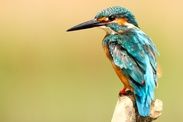
#> input picture 00_data/01_demo/boris-smokrovic-DPXytK8Z59Y-unsplash.jpg, 183 x 122 px, shrunk from 4005 x 2670 before the run
$ jupyter execute dominant_color_only.ipynb   (text cells are left out)
#> lines starting #> are read from the running program, lines starting #| are printed output that depends on the picture; pictures that were not available may be replaced by others from this repository, and a replacement may not be noted
### 01. image cluster/img_preprocess.py

from os.path import isfile, join
from os import listdir
import cv2


def get_file_path(path_to_library):

    '''
    Given the path to a library, the function reads all files within the directory
    and return a list containing all file pathes.
    '''

    file_list = [path_to_library + "/" + f for f in listdir(path_to_library) if isfile(join(path_to_library, f))]

    return file_list #simple list with file pathes of all files in the directory ["path1", "path2"...]

def img_read(file_list):

    '''
    Read all images on the file_list and store the image array into the img_list.
    If single filepath cannot be read, an error message will be raised. However, the function continues.
    Valid_path is a list containing all valid pathes. (file_list = valid_path + unreadable files.)

    '''

    img_list = []
    valid_path = []

    for file_path in file_list:

    # read all images and put the image-array into the img_list

        img = cv2.imread(file_path) # CV2 reads in BGR!

        if img is None:
            print(f"File {file_path} is not readable.")

        else:
            img_list.append(img)
            valid_path.append([file_path])

    return img_list, valid_path
    # img_list is a list of images. Each image is a 3d np. array
    # valid_path is a list of list of valid image pathes. [["path_1"], ["path_2"], ["path_3"]...]


def img_resize(img_list, height = 220, width = 220):

    '''
    Resize image for easiert process. Height and width can be set individually.
    '''

    dim = (width, height)
    list_resize = []

    for i in range(len(img_list)):
        res = cv2.resize(img_list[i], dim, interpolation = cv2.INTER_LINEAR)
        list_resize.append(res)

    return list_resize #list of images. Each image is a 3d np.array


def img_denoise(list_resize):

    '''
    Apply Gaussian Blur to images to reduce noises.
    '''

    list_denoise = []
    for i in range(len(list_resize)):
        blur = cv2.GaussianBlur(list_resize[i], (5,5), 0)
        list_denoise.append(blur)

    return list_denoise #list of images. Each image is a 3d np.array


def img_ready(path_to_library, height = 220, width = 220):

    '''
    Img_ready combines all functions described a above.
    Input: path to library containing images to be processed.
    Output: preprocessed images stored in image_ready (list of arrays) and the valid_path.
    '''

    file_list = get_file_path(path_to_library)
    img_list, valid_path = img_read(file_list)
    list_resize = img_resize(img_list, height = height, width = width)
    list_denoise = img_denoise(list_resize)
    image_ready = list_denoise.copy()

    return image_ready, valid_path #list of images. Each image is a 3d np.array


# [12 lines left out: function color_to_gray, not called in this run]

### 05. dominant color only/dominant_color_only.ipynb
[cell 1]
from img_preprocess import *
import cv2
from sklearn.cluster import KMeans
from sklearn.preprocessing import StandardScaler
import pandas as pd
from matplotlib import image as img
from collections import Counter
from matplotlib import pyplot as plt

[cell 2]
image = cv2.imread("../00_data/01_demo/boris-smokrovic-DPXytK8Z59Y-unsplash.jpg")
#> image is the input picture: shape (122, 183, 3); mean B, G, R 119.1, 182.9, 192.7
image

[cell 3]
b = []
g = []
r = []

for line in image:
    for pixel in line:
        temp_b, temp_g, temp_r = pixel
        b.append(temp_b)
        g.append(temp_g)
        r.append(temp_r)
#> this loop made 122 passes
#> after the loop, b = 22326 items; g = 22326 items; r = 22326 items

[cell 4]
df = pd.DataFrame({"blue" : b, "green" : g, "red" : r})
#> df = table of 22326 rows and 3 columns

[cell 5]
df
#> Out = table of 22326 rows and 3 columns

[cell 6]
model = KMeans(n_clusters=3, init="random")
clusters = model.fit(df)

[cell 7]
clusters.predict(df)

[cell 8]
clusters.cluster_centers_
#> Out = [[88.47, 100.5, 73.57], [158.8, 212, 230.2], [105.4, 184.7, 197.6]]

[cell 9]
colors = []

for cluster_center in clusters.cluster_centers_:
    scaled_b, scaled_g, scaled_r = cluster_center
    colors.append((
                    scaled_b / 255,
                    scaled_g / 255,
                    scaled_r / 255
                  ))
#> this loop made 3 passes
#> after the loop, colors = [(0.347, 0.394, 0.288), (0.623, 0.831, 0.903), (0.413, 0.724, 0.775)]

plt.imshow([colors])
plt.show()
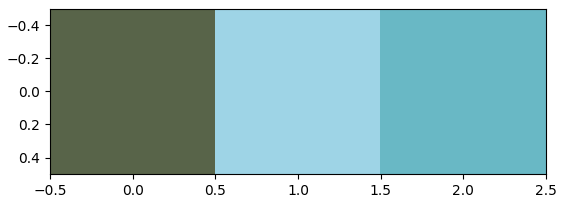
#> figure drawn by matplotlib, 1 panel

[cell 10]
def img_dominant_color(image_ready, k=3):

    img_dominant_color = []

    for img in image_ready:

        img = cv2.cvtColor(img, cv2.COLOR_BGR2RGB) #convert to RGB to get the right order
        img = img.reshape((img.shape[0] * img.shape[1], 3))

        #cluster and assign labels to the pixels
        clt = KMeans(n_clusters = k)
        labels = clt.fit_predict(img)

        #count labels to find most popular
        label_counts = Counter(labels)


        dominant_color = [] #for each image, the list of all k dominant colors. [(r,g,b), (r,g,b), (r,g,b)]

        for cluster_center in clt.cluster_centers_:
            b, g, r = cluster_center
            dominant_color.append((
                    b / 255,
                    g / 255,
                    r / 255
                  ))
        plt.imshow([dominant_color])
        plt.show()


        img_dominant_color.append(dominant_color)

    return img_dominant_color

#result is a list of sub-lists. Each sub-list contains all k dominant colors for each image.
# [[(r,g,b), (r,g,b), (r,g,b)],[(r,g,b), (r,g,b), (r,g,b)]] - img_dominant_color for 2 images with respectively 2 dominant colors each.

[cell 11]
image_ready, valid_path = img_ready("../00_data/00_test_pic/")
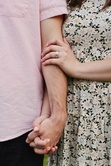
#> input picture 00_data/01_demo/alex-avalos-sv9ZdVnbzAc-unsplash.jpg, 111 x 166 px, shrunk from 2432 x 3648 before the run, given as the content of the folder ../00_data/00_test_pic/, which was not available
#> in img_read, img is the input picture: shape (166, 111, 3); mean B, G, R 140.2, 145, 164.5
#> in img_ready, `img_list, valid_path = img_read(file_list)`: img_list = 1 item
#> the loop in img_resize, `for i in range(len(img_list)):` made 1 pass
#> pass 1, in img_resize, `res = cv2.resize(img_list[i], dim, interpolation = cv2.INTER_LINEAR)`:
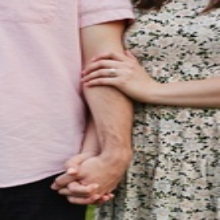
#> res: shape (220, 220, 3); mean of channels 0, 1, 2 140, 144.9, 164.3; drawn as B, G, R
#> the loop in img_denoise, `for i in range(len(list_resize)):` made 1 pass
#> pass 1, in img_denoise, `blur = cv2.GaussianBlur(list_resize[i], (5,5), 0)`:
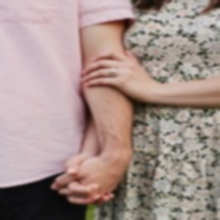
#> blur: shape (220, 220, 3); mean of channels 0, 1, 2 140, 144.9, 164.3; drawn as B, G, R
#> image_ready = 1 item; valid_path = 1 item

[cell 12]
valid_path

[cell 13]
img_dominant_color(image_ready, k=3)
#> the loop in img_dominant_color, `for img in image_ready: ` made 1 pass
#> label_counts on pass 1: {0: 25696, 1: 16531, 2: 6173}
#> pass 1, in img_dominant_color, `plt.show()`:
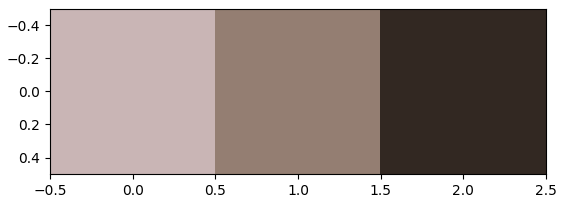
#> figure drawn by matplotlib, 1 panel
#> after the loop in img_dominant_color, `for img in image_ready:`: img_dominant_color = [[(0.791, 0.713, 0.712), (0.581, 0.495, 0.449), (0.2, 0.159, 0.134)]]
#> Out has the same summary as img_dominant_color in img_dominant_color
